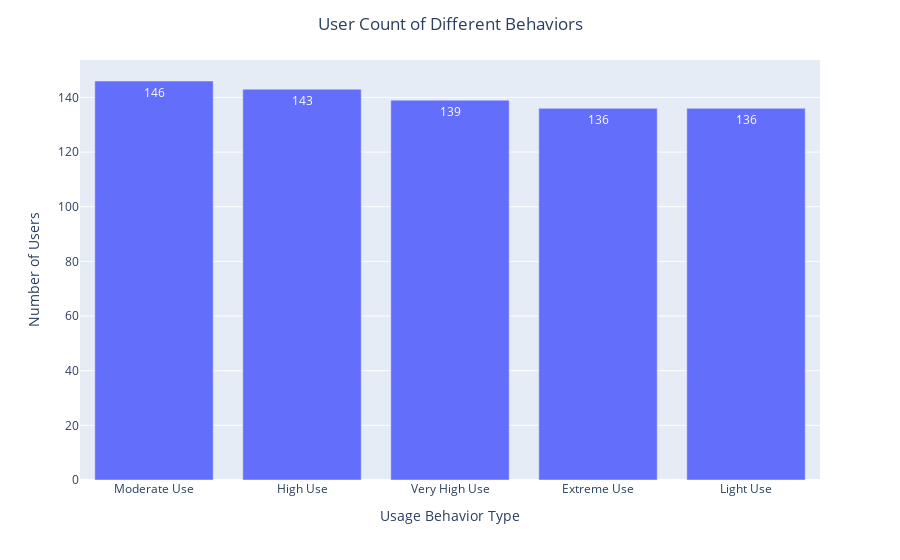

The cell this chart's notebook holds for it:
### Code cell
BehaveClass_Count = df['User Behavior Class'].value_counts()

fig1 = px.bar(x=BehaveClass_Count.index
              , y = BehaveClass_Count.values
              , text = BehaveClass_Count.values
)

#Behav_class = ['Light Use','Moderate Use','High Use','Very High Use','Extreme Use']
fig1.update_layout(title=dict(text='User Count of Different Behaviors', x=0.5, xanchor='center') 
    , xaxis_title='Usage Behavior Type'
    , yaxis_title='Number of Users'
)

fig1.show()

### Figure 1 — Plotly figure (JSON) as saved in the notebook; plotly's stock layout.template omitted (floating-point values rounded to 4 significant figures)
{"data": [{"alignmentgroup": "True", "hovertemplate": "x=%{x}<br>y=%{y}<br>text=%{text}<extra></extra>", "legendgroup": "", "marker": {"color": "#636efa", "pattern": {"shape": ""}}, "name": "", "offsetgroup": "", "orientation": "v", "showlegend": false, "text": [146, 143, 139, 136, 136], "textposition": "auto", "type": "bar", "x": ["Moderate Use", "High Use", "Very High Use", "Extreme Use", "Light Use"], "xaxis": "x", "y": [146, 143, 139, 136, 136], "yaxis": "y"}], "layout": {"barmode": "relative", "legend": {"tracegroupgap": 0}, "margin": {"t": 60}, "title": {"text": "User Count of Different Behaviors", "x": 0.5, "xanchor": "center"}, "xaxis": {"anchor": "y", "domain": [0, 1], "title": {"text": "Usage Behavior Type"}}, "yaxis": {"anchor": "x", "domain": [0, 1], "title": {"text": "Number of Users"}}}}
